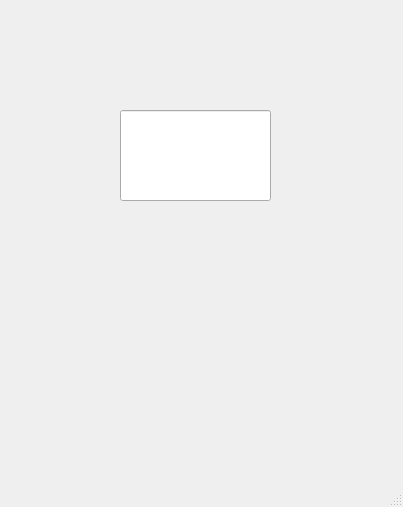
<?xml version="1.0" encoding="UTF-8"?>
<ui version="4.0">
 <class>page3</class>
 <widget class="QMainWindow" name="page3">
  <property name="geometry">
   <rect>
    <x>0</x>
    <y>0</y>
    <width>403</width>
    <height>507</height>
   </rect>
  </property>
  <property name="windowTitle">
   <string>MainWindow</string>
  </property>
  <widget class="QWidget" name="centralwidget">
   <widget class="QLineEdit" name="lineEdit">
    <property name="geometry">
     <rect>
      <x>120</x>
      <y>110</y>
      <width>151</width>
      <height>91</height>
     </rect>
    </property>
    <property name="font">
     <font>
      <pointsize>39</pointsize>
     </font>
    </property>
   </widget>
  </widget>
  <widget class="QMenuBar" name="menubar">
   <property name="geometry">
    <rect>
     <x>0</x>
     <y>0</y>
     <width>403</width>
     <height>26</height>
    </rect>
   </property>
  </widget>
  <widget class="QStatusBar" name="statusbar"/>
 </widget>
 <resources/>
 <connections/>
</ui>
